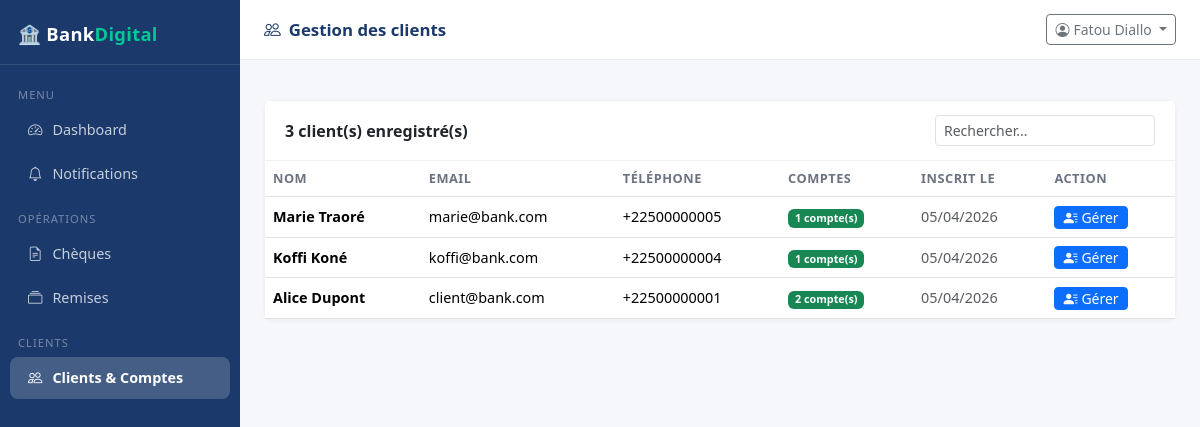
The page /gestionnaire/clients (signed in) on the database its author committed.
### app/models.py (models this page shows, shortened)
class Utilisateur(db.Model):
    __tablename__ = "utilisateurs"
    id = db.Column(db.Integer, primary_key=True)
    code_client = db.Column(db.String(20), unique=True, nullable=True, index=True)
    nom = db.Column(db.String(100), nullable=False)
    prenom = db.Column(db.String(100), nullable=False)
    email = db.Column(db.String(150), unique=True, nullable=False)
    telephone = db.Column(db.String(20), unique=True)
    password_hash = db.Column(db.String(255), nullable=False)
    role = db.Column(db.Enum(RoleEnum), default=RoleEnum.client, nullable=False)
    signature_path = db.Column(db.String(255))
    otp_secret = db.Column(db.String(32))
    actif = db.Column(db.Boolean, default=True)
    created_at = db.Column(db.DateTime, default=datetime.utcnow)
    comptes = db.relationship("Compte", backref="proprietaire", lazy=True)
    logs = db.relationship("Log", backref="utilisateur", lazy=True)

### app/web/gestionnaire.py (the view)
@gestionnaire_bp.route("/clients")
@login_required_web(roles=["gestionnaire"])
def clients():
    clients = Utilisateur.query.filter_by(role=RoleEnum.client, actif=True).order_by(Utilisateur.created_at.desc()).all()
    return render_template("gestionnaire/clients.html", clients=clients)

### app/templates/gestionnaire/clients.html (shortened to what this page needs)
{% extends "base.html" %}
{% block page_title %}<i class="bi bi-people me-2"></i>Gestion des clients{% endblock %}
{% block sidebar %}
<div class="sidebar">
  <div class="brand">🏦 Bank<span>Digital</span></div>
  <nav class="mt-2">
    <div class="nav-section">Menu</div>
    <a href="{{ url_for('gestionnaire.dashboard') }}"><i class="bi bi-speedometer2"></i>Dashboard</a>
    <a href="{{ url_for('gestionnaire.notifications') }}"><i class="bi bi-bell"></i>Notifications</a>
    <div class="nav-section">Opérations</div>
    <a href="{{ url_for('gestionnaire.cheques') }}"><i class="bi bi-file-earmark-text"></i>Chèques</a>
    <a href="{{ url_for('gestionnaire.remises') }}"><i class="bi bi-collection"></i>Remises</a>
    <div class="nav-section">Clients</div>
    <a href="{{ url_for('gestionnaire.clients') }}" class="active"><i class="bi bi-people"></i>Clients & Comptes</a>
  </nav>
</div>
{% endblock %}
{% block content %}
<div class="card">
  <div class="card-header d-flex justify-content-between align-items-center">
    <span>{{ clients|length }} client(s) enregistré(s)</span>
    <input type="text" id="search" class="form-control form-control-sm w-auto" placeholder="Rechercher...">
  </div>
  <div class="table-responsive">
    <table class="table table-hover mb-0" id="clientsTable">
      <thead>
        <tr><th>Nom</th><th>Email</th><th>Téléphone</th><th>Comptes</th><th>Inscrit le</th><th>Action</th></tr>
      </thead>
      <tbody>
        {% for c in clients %}
        <tr>
          <td class="fw-semibold">{{ c.prenom }} {{ c.nom }}</td>
          <td>{{ c.email }}</td>
          <td>{{ c.telephone or '—' }}</td>
          <td>
            {% set nb = c.comptes|length %}
            {% if nb == 0 %}
            <span class="badge bg-warning text-dark">Aucun compte</span>
            {% else %}
            <span class="badge bg-success">{{ nb }} compte(s)</span>
            {% endif %}
          </td>
          <td class="text-muted small">{{ c.created_at.strftime('%d/%m/%Y') }}</td>
          <td>
            <a href="{{ url_for('gestionnaire.detail_client', client_id=c.id) }}" class="btn btn-sm btn-primary py-0 px-2">
              <i class="bi bi-person-lines-fill me-1"></i>Gérer
            </a>
          </td>
        </tr>
        {% else %}
        <tr><td colspan="6" class="text-center text-muted py-5">Aucun client</td></tr>
        {% endfor %}
      </tbody>
    </table>
  </div>
</div>
{% endblock %}

### app/templates/base.html (style rules this page uses)
:root { --primary: #1B3A6B; --primary-light: #2D5FA6; --accent: #00C896; --bg: #F5F7FA; --sidebar-w: 240px; }
body { background: var(--bg); font-family: 'Segoe UI', sans-serif; }
.sidebar { width: var(--sidebar-w); min-width: var(--sidebar-w); min-height: 100vh; background: var(--primary); position: sticky; top: 0; height: 100vh; overflow-y: auto; }
.sidebar .brand { padding: 20px 18px 16px; font-size: 1.15rem; font-weight: 700; color: #fff; border-bottom: 1px solid rgba(255,255,255,.1); letter-spacing: .3px; }
.sidebar .brand span { color: var(--accent); }
.sidebar nav a { display: flex; align-items: center; gap: 10px; color: rgba(255,255,255,.75); text-decoration: none; padding: 10px 18px; border-radius: 8px; margin: 2px 10px; font-size: .9rem; transition: all .15s; }
.sidebar nav a.active { background: rgba(255,255,255,.18); color: #fff; font-weight: 600; }
.sidebar nav .nav-section { font-size: .7rem; text-transform: uppercase; letter-spacing: 1px; color: rgba(255,255,255,.4); padding: 14px 18px 4px; }
.card { border: 1px solid #eef0f4; border-radius: 12px; box-shadow: 0 1px 4px rgba(0,0,0,.05); }
.card-header { background: #fff; border-bottom: 1px solid #eef0f4; font-weight: 600; padding: 14px 20px; }
.table th { font-size: .8rem; text-transform: uppercase; letter-spacing: .5px; color: #6B7280; font-weight: 600; }
.table td { vertical-align: middle; font-size: .9rem; }

### rows shown on the page
Utilisateur: prenom "Marie", nom "Traoré", email "marie@bank.com", telephone "+22500000005", actif "1", created_at "05/04/2026"
Utilisateur: prenom "Koffi", nom "Koné", email "koffi@bank.com", telephone "+22500000004", actif "1", created_at "05/04/2026"
Utilisateur: prenom "Alice", nom "Dupont", email "client@bank.com", telephone "+22500000001", nb "2", created_at "05/04/2026"

### other values the page prints
{{ session.get('user_nom', 'Utilisateur') }} "Fatou Diallo"
{{ clients|length }} "3"
